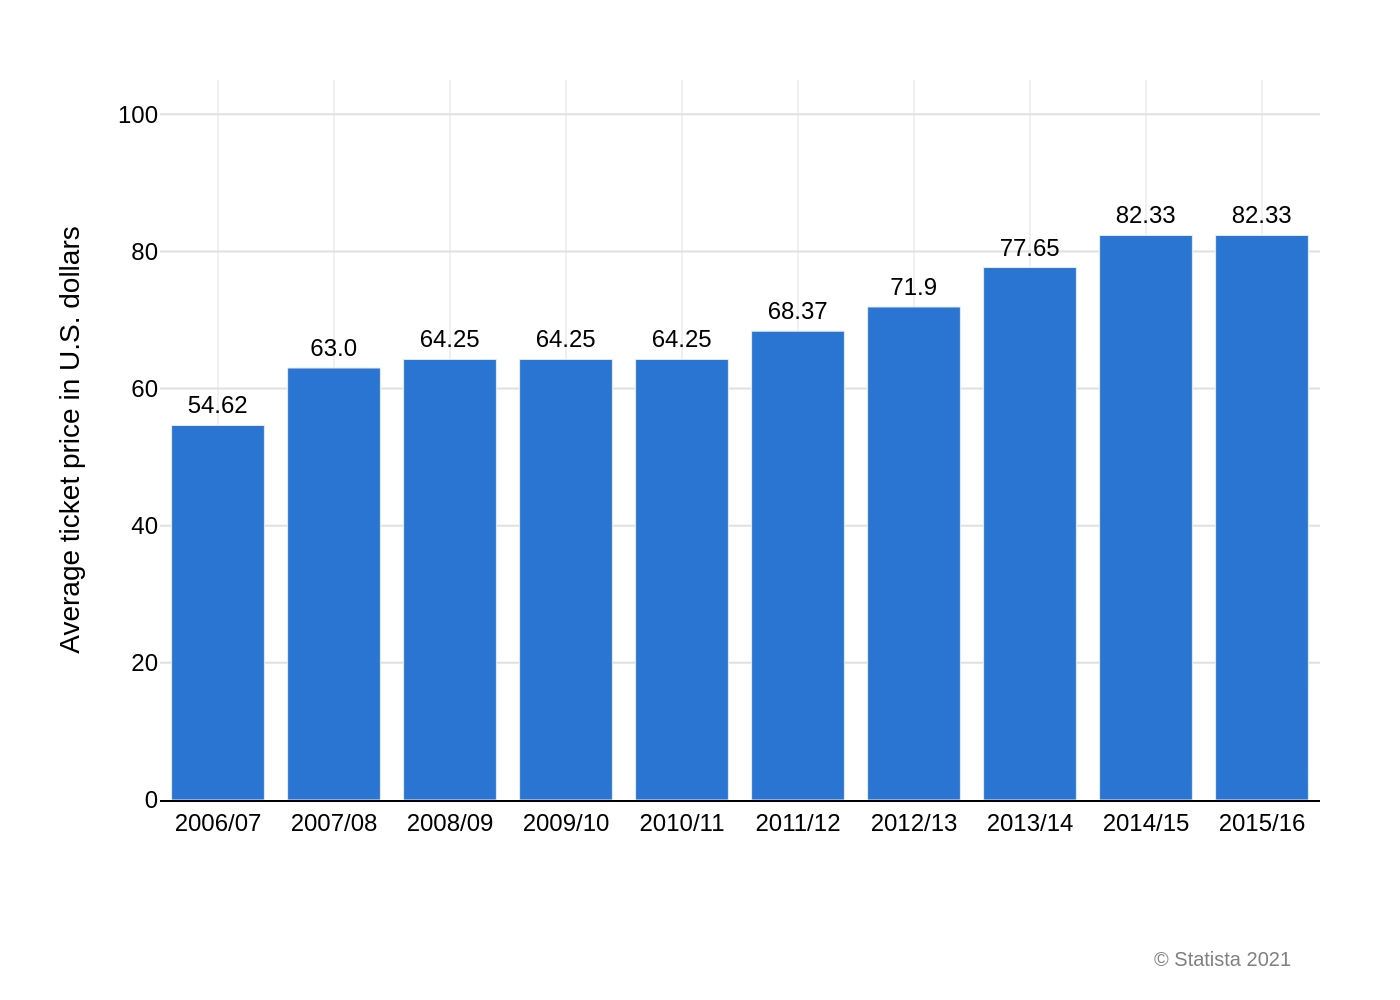

This figure's Python source:
import sys
import json
import os
import plotly.graph_objects as go

if len(sys.argv) != 2:
    print(f"Usage: python {os.path.basename(__file__)} <json_file_path>")
    sys.exit(1)

json_path = sys.argv[1]

try:
    with open(json_path, 'r', encoding='utf-8') as f:
        config = json.load(f)
except FileNotFoundError:
    print(f"Error: File not found at {json_path}")
    sys.exit(1)
except json.JSONDecodeError:
    print(f"Error: Could not decode JSON from {json_path}")
    sys.exit(1)

chart_data = config['chart_data']
texts = config['texts']
colors = config['colors']

categories = [item['category'] for item in chart_data]
values = [item['value'] for item in chart_data]

fig = go.Figure()

fig.add_trace(go.Bar(
    x=categories,
    y=values,
    text=values,
    textposition='outside',
    marker_color=colors[0],
    cliponaxis=False,
    texttemplate='%{text}',
    textfont=dict(family="Arial", size=12)
))

title_text = ""
if texts.get('title'):
    title_text += f"<b>{texts['title']}</b>"
if texts.get('subtitle'):
    title_text += f"<br><sub>{texts['subtitle']}</sub>"

fig.update_layout(
    title_text=title_text,
    title_x=0.05,
    title_font_family="Arial",
    plot_bgcolor='white',
    paper_bgcolor='white',
    font=dict(family="Arial", size=12, color='#000000'),
    showlegend=False,
    xaxis=dict(
        title_text=texts.get('x_axis_title'),
        showline=True,
        linewidth=1,
        linecolor='black',
        tickfont=dict(family="Arial"),
        showgrid=True,
        gridcolor='#F0F0F0',
        gridwidth=1
    ),
    yaxis=dict(
        title_text=texts.get('y_axis_title'),
        showline=False,
        showgrid=True,
        gridwidth=1,
        gridcolor='#E0E0E0',
        range=[0, 105],
        tickfont=dict(family="Arial")
    ),
    margin=dict(l=80, r=40, t=40, b=100),
    annotations=[
        dict(
            text=texts.get('source', ''),
            showarrow=False,
            xref='paper', yref='paper',
            x=0.98, y=-0.2,
            xanchor='right', yanchor='top',
            align='right',
            font=dict(family="Arial", size=10, color='grey')
        )
    ]
)

base_filename = os.path.splitext(os.path.basename(json_path))[0]
output_filename = f"{base_filename}.png"

fig.write_image(output_filename, scale=2)
print(f"Chart saved to {output_filename}")
